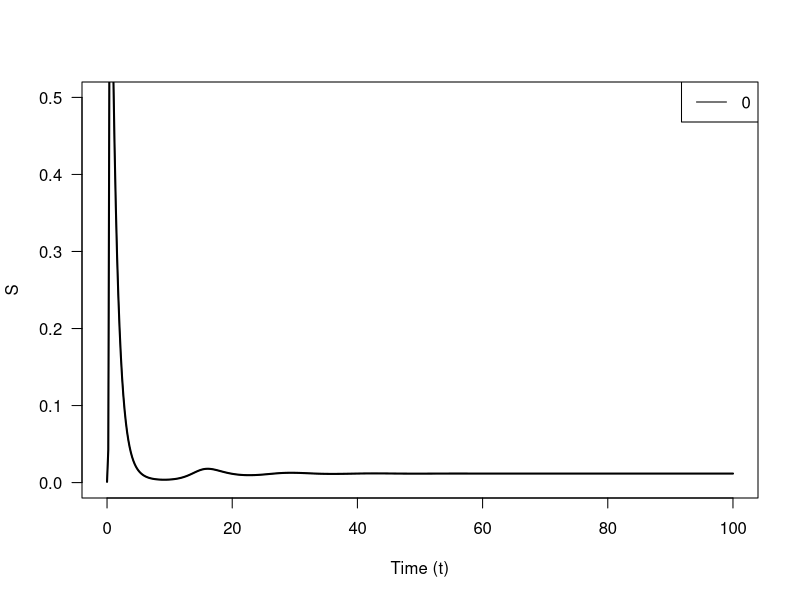

Source code (R):
library(deSolve)
## Vector Field for SIR model
SIR.vector.field <- function(t, vars, parms) {
  ##SIR.vector.field <- function(t, vars=c(S=S,I=I,R=R,Q=Q,X=X), parms=c(R_0=R_0,gamma=gamma,delta=delta,mu=mu,p=p)) {
    with(as.list(c(parms, vars)), {
    dS <- mu*(1-p) -gamma*R_0*S*I -mu*S# dS/dt
    dQ <- gamma*R_0*S*I + mu*p # cumulative cases
    dX <- gamma*R_0*S*I #cumulative normally infected cases
    dI <- dQ - gamma*I-mu*I # dI/dt
    dR <- gamma*I-mu*R #dR/dt
    
    dV <- gamma*R_0*S*I - gamma*I-mu*I #cumulative infected cases with normal vaccination
    vec.fld <- c(dS=dS, dI=dI, dR=dR, dQ=dQ, dX=dX, dV=dV)
    return(list(vec.fld)) # ode() requires a list
  })
}

draw.soln <- function(ic=c(S=1,I=0,R=0,Q=0,X=0,V=0), tmax=1,
                      times=seq(0,tmax,by=tmax/500),
                      func, parms, ... ) {
  soln <- ode(ic, times, func, parms)
  lines(times, soln[,"I"], lwd=2,...)
  lines(times, soln[,"V"], lwd=1,...)
  return(invisible(as.data.frame(soln)))
}

## Plot solutions of the SIR model
tmax <- 100 # end time for numerical integration of the ODE
## draw box for plot:
plot(0,0,xlim=c(0,tmax),ylim=c(0,0.5),
     type="n",xlab="Time (t)",ylab="S",las=1)
## initial conditions:
I0 <- 0.001
S0 <- 1 - I0
R0 <- 1 - I0 - S0
V0 <- 0.001
Q0 <- I0
X0 <- Q0
## draw solutions for several values of parameter R_0:
vary_p <- c(0)

for (i in 1:length(vary_p)) {
  draw.soln(ic=c(S=S0,I=I0,R=R0,Q=Q0,X=X0,V=V0), tmax=tmax,
            func=SIR.vector.field,
            parms=c(R_0=20,gamma=1,delta=0,mu=1/80,p=vary_p[i]),
            col=i,
            lty=i # use a different line style for each solution
  )
}
legend("topright",legend=vary_p,col=1:length(vary_p),lty=1:length(vary_p))
